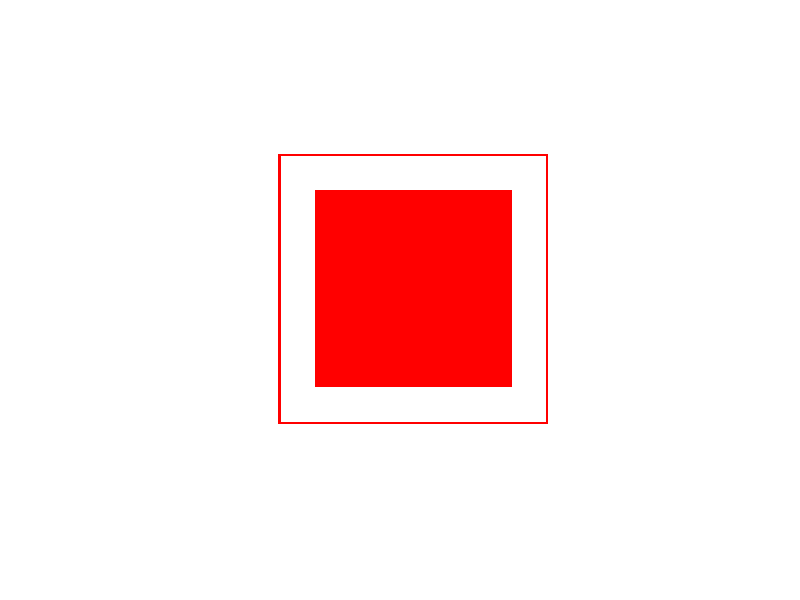

Write MATLAB code to recreate this figure. (Note: this script raises an error after producing the figure.)
% Create a red rotating image and save it in gif
% Author: Zephyr
% 09/24/2018
clear;
clc;
close all;
canvasSize = 400;
blockSize = 160;
boundarySize = 220;
img = zeros(canvasSize, canvasSize, 3);
img((canvasSize-blockSize)/2:(canvasSize+blockSize)/2, (canvasSize-blockSize)/2:(canvasSize+blockSize)/2, 2:3) = 1;
img((canvasSize-boundarySize)/2:(canvasSize-boundarySize)/2+1, (canvasSize-boundarySize)/2:(canvasSize+boundarySize)/2, 2:3) = 1;
img((canvasSize+boundarySize)/2-1:(canvasSize+boundarySize)/2, (canvasSize-boundarySize)/2:(canvasSize+boundarySize)/2, 2:3) = 1;
img((canvasSize-boundarySize)/2:(canvasSize+boundarySize)/2, (canvasSize-boundarySize)/2:(canvasSize-boundarySize)/2+1, 2:3) = 1;
img((canvasSize-boundarySize)/2:(canvasSize+boundarySize)/2, (canvasSize+boundarySize)/2-1:(canvasSize+boundarySize)/2, 2:3) = 1;
figure;
for a = 0 :5 : 359
  rotatedImg = 1-imrotate(img, -a, 'crop');  
  imshow(rotatedImg);
  imwrite(rotatedImg, [num2str(a) '.jpg']);
  [I,map]=rgb2ind(rotatedImg,256);
  if(a==0)
      imwrite(I,map,'movefig.gif','DelayTime',0.01,'LoopCount',Inf);
  else
      imwrite(I,map,'movefig.gif','WriteMode','append','DelayTime',0.01);
  end
end

